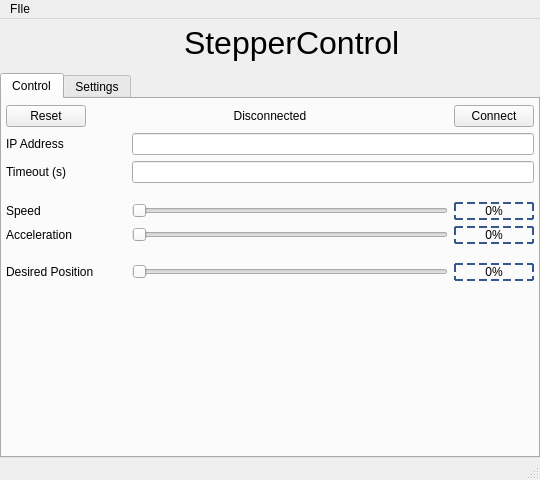
<?xml version="1.0" encoding="UTF-8"?>
<ui version="4.0">
 <class>MainWindow</class>
 <widget class="QMainWindow" name="MainWindow">
  <property name="windowModality">
   <enum>Qt::WindowModal</enum>
  </property>
  <property name="geometry">
   <rect>
    <x>0</x>
    <y>0</y>
    <width>540</width>
    <height>480</height>
   </rect>
  </property>
  <property name="windowTitle">
   <string>MainWindow</string>
  </property>
  <widget class="QWidget" name="centralwidget">
   <property name="sizePolicy">
    <sizepolicy hsizetype="Fixed" vsizetype="Fixed">
     <horstretch>0</horstretch>
     <verstretch>0</verstretch>
    </sizepolicy>
   </property>
   <layout class="QGridLayout" name="gridLayout">
    <property name="leftMargin">
     <number>0</number>
    </property>
    <property name="topMargin">
     <number>0</number>
    </property>
    <property name="rightMargin">
     <number>0</number>
    </property>
    <property name="bottomMargin">
     <number>0</number>
    </property>
    <item row="0" column="0">
     <layout class="QVBoxLayout" name="verticalLayout_2">
      <property name="spacing">
       <number>0</number>
      </property>
      <item>
       <layout class="QHBoxLayout" name="horizontalLayout_2">
        <property name="leftMargin">
         <number>4</number>
        </property>
        <item>
         <spacer name="horizontalSpacer_5">
          <property name="orientation">
           <enum>Qt::Horizontal</enum>
          </property>
          <property name="sizeHint" stdset="0">
           <size>
            <width>40</width>
            <height>20</height>
           </size>
          </property>
         </spacer>
        </item>
        <item>
         <widget class="QLabel" name="iconLabel">
          <property name="sizePolicy">
           <sizepolicy hsizetype="Fixed" vsizetype="Fixed">
            <horstretch>0</horstretch>
            <verstretch>0</verstretch>
           </sizepolicy>
          </property>
          <property name="minimumSize">
           <size>
            <width>40</width>
            <height>40</height>
           </size>
          </property>
          <property name="text">
           <string/>
          </property>
          <property name="scaledContents">
           <bool>true</bool>
          </property>
          <property name="alignment">
           <set>Qt::AlignBottom|Qt::AlignHCenter</set>
          </property>
          <property name="margin">
           <number>4</number>
          </property>
         </widget>
        </item>
        <item>
         <widget class="QLabel" name="titleLabel">
          <property name="minimumSize">
           <size>
            <width>0</width>
            <height>48</height>
           </size>
          </property>
          <property name="font">
           <font>
            <pointsize>24</pointsize>
            <bold>false</bold>
           </font>
          </property>
          <property name="text">
           <string>StepperControl</string>
          </property>
          <property name="indent">
           <number>0</number>
          </property>
         </widget>
        </item>
        <item>
         <spacer name="horizontalSpacer_2">
          <property name="orientation">
           <enum>Qt::Horizontal</enum>
          </property>
          <property name="sizeHint" stdset="0">
           <size>
            <width>40</width>
            <height>20</height>
           </size>
          </property>
         </spacer>
        </item>
       </layout>
      </item>
     </layout>
    </item>
    <item row="1" column="0">
     <layout class="QVBoxLayout" name="verticalLayout_5">
      <property name="spacing">
       <number>0</number>
      </property>
      <item>
       <widget class="QTabWidget" name="tabWidget">
        <property name="statusTip">
         <string/>
        </property>
        <property name="tabPosition">
         <enum>QTabWidget::North</enum>
        </property>
        <property name="tabShape">
         <enum>QTabWidget::Rounded</enum>
        </property>
        <property name="currentIndex">
         <number>0</number>
        </property>
        <widget class="QWidget" name="controlTab">
         <property name="statusTip">
          <string/>
         </property>
         <attribute name="title">
          <string>Control</string>
         </attribute>
         <layout class="QGridLayout" name="gridLayout_5">
          <property name="leftMargin">
           <number>0</number>
          </property>
          <property name="topMargin">
           <number>0</number>
          </property>
          <property name="rightMargin">
           <number>0</number>
          </property>
          <property name="bottomMargin">
           <number>0</number>
          </property>
          <item row="0" column="0">
           <layout class="QVBoxLayout" name="verticalLayout">
            <property name="leftMargin">
             <number>4</number>
            </property>
            <property name="topMargin">
             <number>6</number>
            </property>
            <property name="rightMargin">
             <number>4</number>
            </property>
            <property name="bottomMargin">
             <number>2</number>
            </property>
            <item>
             <layout class="QHBoxLayout" name="horizontalLayout">
              <item>
               <widget class="QPushButton" name="resetButton">
                <property name="statusTip">
                 <string>Reset motor</string>
                </property>
                <property name="text">
                 <string>Reset</string>
                </property>
               </widget>
              </item>
              <item>
               <spacer name="horizontalSpacer_4">
                <property name="orientation">
                 <enum>Qt::Horizontal</enum>
                </property>
                <property name="sizeHint" stdset="0">
                 <size>
                  <width>40</width>
                  <height>20</height>
                 </size>
                </property>
               </spacer>
              </item>
              <item>
               <widget class="QLabel" name="connectionStatus_Label">
                <property name="minimumSize">
                 <size>
                  <width>120</width>
                  <height>0</height>
                 </size>
                </property>
                <property name="statusTip">
                 <string>Status of motor</string>
                </property>
                <property name="frameShape">
                 <enum>QFrame::NoFrame</enum>
                </property>
                <property name="frameShadow">
                 <enum>QFrame::Plain</enum>
                </property>
                <property name="midLineWidth">
                 <number>1</number>
                </property>
                <property name="text">
                 <string>Disconnected</string>
                </property>
                <property name="alignment">
                 <set>Qt::AlignCenter</set>
                </property>
               </widget>
              </item>
              <item>
               <spacer name="horizontalSpacer">
                <property name="orientation">
                 <enum>Qt::Horizontal</enum>
                </property>
                <property name="sizeHint" stdset="0">
                 <size>
                  <width>40</width>
                  <height>20</height>
                 </size>
                </property>
               </spacer>
              </item>
              <item>
               <widget class="QPushButton" name="connectButton">
                <property name="statusTip">
                 <string>Connect to motor at IP address</string>
                </property>
                <property name="text">
                 <string>Connect</string>
                </property>
               </widget>
              </item>
             </layout>
            </item>
            <item>
             <layout class="QGridLayout" name="gridLayout_4">
              <item row="1" column="1">
               <widget class="QLineEdit" name="ipAddress_LineEdit">
                <property name="statusTip">
                 <string>IP address of motor (no port)</string>
                </property>
               </widget>
              </item>
              <item row="3" column="1">
               <spacer name="verticalSpacer_4">
                <property name="orientation">
                 <enum>Qt::Vertical</enum>
                </property>
                <property name="sizeType">
                 <enum>QSizePolicy::Fixed</enum>
                </property>
                <property name="sizeHint" stdset="0">
                 <size>
                  <width>20</width>
                  <height>13</height>
                 </size>
                </property>
               </spacer>
              </item>
              <item row="5" column="0">
               <widget class="QLabel" name="label_6">
                <property name="text">
                 <string>Acceleration</string>
                </property>
               </widget>
              </item>
              <item row="5" column="1">
               <layout class="QHBoxLayout" name="horizontalLayout_5">
                <item>
                 <widget class="QSlider" name="accelPct_Slider">
                  <property name="orientation">
                   <enum>Qt::Horizontal</enum>
                  </property>
                 </widget>
                </item>
                <item>
                 <widget class="QLabel" name="curAccelPct_Label">
                  <property name="minimumSize">
                   <size>
                    <width>80</width>
                    <height>0</height>
                   </size>
                  </property>
                  <property name="styleSheet">
                   <string notr="true">QFrame {
	border: 2px dashed rgb(54, 86, 140);
	font: 700 11pt &quot;Consolas&quot;;
}</string>
                  </property>
                  <property name="text">
                   <string>0%</string>
                  </property>
                  <property name="alignment">
                   <set>Qt::AlignCenter</set>
                  </property>
                 </widget>
                </item>
               </layout>
              </item>
              <item row="7" column="1">
               <layout class="QHBoxLayout" name="horizontalLayout_6">
                <item>
                 <widget class="QSlider" name="posPct_Slider">
                  <property name="orientation">
                   <enum>Qt::Horizontal</enum>
                  </property>
                 </widget>
                </item>
                <item>
                 <widget class="QLabel" name="desiredPosPct_Label">
                  <property name="minimumSize">
                   <size>
                    <width>80</width>
                    <height>0</height>
                   </size>
                  </property>
                  <property name="styleSheet">
                   <string notr="true">QFrame {
	border: 2px dashed rgb(54, 86, 140);
	font: 700 11pt &quot;Consolas&quot;;
}</string>
                  </property>
                  <property name="text">
                   <string>0%</string>
                  </property>
                  <property name="alignment">
                   <set>Qt::AlignCenter</set>
                  </property>
                 </widget>
                </item>
               </layout>
              </item>
              <item row="4" column="1">
               <layout class="QHBoxLayout" name="horizontalLayout_3">
                <item>
                 <widget class="QSlider" name="speedPct_Slider">
                  <property name="orientation">
                   <enum>Qt::Horizontal</enum>
                  </property>
                 </widget>
                </item>
                <item>
                 <widget class="QLabel" name="curSpeedPcnt_Label">
                  <property name="minimumSize">
                   <size>
                    <width>80</width>
                    <height>0</height>
                   </size>
                  </property>
                  <property name="styleSheet">
                   <string notr="true">QFrame {
	border: 2px dashed rgb(54, 86, 140);
	font: 700 11pt &quot;Consolas&quot;;
}</string>
                  </property>
                  <property name="frameShape">
                   <enum>QFrame::Box</enum>
                  </property>
                  <property name="lineWidth">
                   <number>2</number>
                  </property>
                  <property name="text">
                   <string>0%</string>
                  </property>
                  <property name="alignment">
                   <set>Qt::AlignCenter</set>
                  </property>
                 </widget>
                </item>
               </layout>
              </item>
              <item row="1" column="0">
               <widget class="QLabel" name="label">
                <property name="minimumSize">
                 <size>
                  <width>120</width>
                  <height>0</height>
                 </size>
                </property>
                <property name="text">
                 <string>IP Address</string>
                </property>
               </widget>
              </item>
              <item row="4" column="0">
               <widget class="QLabel" name="label_5">
                <property name="text">
                 <string>Speed</string>
                </property>
               </widget>
              </item>
              <item row="8" column="1">
               <spacer name="verticalSpacer_2">
                <property name="orientation">
                 <enum>Qt::Vertical</enum>
                </property>
                <property name="sizeHint" stdset="0">
                 <size>
                  <width>20</width>
                  <height>40</height>
                 </size>
                </property>
               </spacer>
              </item>
              <item row="7" column="0">
               <widget class="QLabel" name="label_7">
                <property name="text">
                 <string>Desired Position</string>
                </property>
               </widget>
              </item>
              <item row="6" column="1">
               <spacer name="verticalSpacer_5">
                <property name="orientation">
                 <enum>Qt::Vertical</enum>
                </property>
                <property name="sizeType">
                 <enum>QSizePolicy::Fixed</enum>
                </property>
                <property name="sizeHint" stdset="0">
                 <size>
                  <width>20</width>
                  <height>13</height>
                 </size>
                </property>
               </spacer>
              </item>
              <item row="2" column="0">
               <widget class="QLabel" name="label_4">
                <property name="text">
                 <string>Timeout (s)</string>
                </property>
               </widget>
              </item>
              <item row="8" column="0">
               <spacer name="verticalSpacer_3">
                <property name="orientation">
                 <enum>Qt::Vertical</enum>
                </property>
                <property name="sizeHint" stdset="0">
                 <size>
                  <width>20</width>
                  <height>40</height>
                 </size>
                </property>
               </spacer>
              </item>
              <item row="2" column="1">
               <widget class="QLineEdit" name="timeout_LineEdit">
                <property name="statusTip">
                 <string>Timeout for connection requests (seconds)</string>
                </property>
                <property name="inputMethodHints">
                 <set>Qt::ImhFormattedNumbersOnly</set>
                </property>
               </widget>
              </item>
             </layout>
            </item>
           </layout>
          </item>
         </layout>
        </widget>
        <widget class="QWidget" name="settingsTab">
         <property name="sizePolicy">
          <sizepolicy hsizetype="Expanding" vsizetype="Expanding">
           <horstretch>0</horstretch>
           <verstretch>0</verstretch>
          </sizepolicy>
         </property>
         <property name="statusTip">
          <string/>
         </property>
         <attribute name="title">
          <string>Settings</string>
         </attribute>
         <layout class="QGridLayout" name="gridLayout_2">
          <property name="leftMargin">
           <number>0</number>
          </property>
          <property name="topMargin">
           <number>0</number>
          </property>
          <property name="rightMargin">
           <number>0</number>
          </property>
          <property name="bottomMargin">
           <number>0</number>
          </property>
          <item row="0" column="0">
           <layout class="QVBoxLayout" name="verticalLayout_6">
            <property name="leftMargin">
             <number>4</number>
            </property>
            <property name="topMargin">
             <number>6</number>
            </property>
            <property name="rightMargin">
             <number>4</number>
            </property>
            <property name="bottomMargin">
             <number>2</number>
            </property>
            <item>
             <layout class="QGridLayout" name="gridLayout_3">
              <item row="0" column="0">
               <widget class="QLabel" name="label_2">
                <property name="minimumSize">
                 <size>
                  <width>120</width>
                  <height>0</height>
                 </size>
                </property>
                <property name="text">
                 <string>Max RPMs</string>
                </property>
               </widget>
              </item>
              <item row="0" column="1">
               <widget class="QLineEdit" name="maxSpeed_LineEdit">
                <property name="sizePolicy">
                 <sizepolicy hsizetype="MinimumExpanding" vsizetype="Fixed">
                  <horstretch>0</horstretch>
                  <verstretch>0</verstretch>
                 </sizepolicy>
                </property>
                <property name="maximumSize">
                 <size>
                  <width>16777215</width>
                  <height>16777215</height>
                 </size>
                </property>
                <property name="statusTip">
                 <string>Max speed of motor in RPMs</string>
                </property>
               </widget>
              </item>
              <item row="2" column="1">
               <spacer name="verticalSpacer">
                <property name="orientation">
                 <enum>Qt::Vertical</enum>
                </property>
                <property name="sizeHint" stdset="0">
                 <size>
                  <width>20</width>
                  <height>40</height>
                 </size>
                </property>
               </spacer>
              </item>
              <item row="1" column="0">
               <widget class="QLabel" name="label_3">
                <property name="statusTip">
                 <string>Acceleration of motor</string>
                </property>
                <property name="text">
                 <string>Max Accel Factor</string>
                </property>
               </widget>
              </item>
              <item row="1" column="1">
               <widget class="QLineEdit" name="maxAccel_LineEdit"/>
              </item>
             </layout>
            </item>
            <item>
             <layout class="QHBoxLayout" name="horizontalLayout_4">
              <item>
               <spacer name="horizontalSpacer_6">
                <property name="orientation">
                 <enum>Qt::Horizontal</enum>
                </property>
                <property name="sizeHint" stdset="0">
                 <size>
                  <width>40</width>
                  <height>20</height>
                 </size>
                </property>
               </spacer>
              </item>
              <item>
               <widget class="QPushButton" name="discardSettingsButton">
                <property name="minimumSize">
                 <size>
                  <width>80</width>
                  <height>0</height>
                 </size>
                </property>
                <property name="statusTip">
                 <string>Discard saved settings</string>
                </property>
                <property name="text">
                 <string>Discard</string>
                </property>
               </widget>
              </item>
              <item>
               <spacer name="horizontalSpacer_3">
                <property name="orientation">
                 <enum>Qt::Horizontal</enum>
                </property>
                <property name="sizeType">
                 <enum>QSizePolicy::Fixed</enum>
                </property>
                <property name="sizeHint" stdset="0">
                 <size>
                  <width>8</width>
                  <height>20</height>
                 </size>
                </property>
               </spacer>
              </item>
              <item>
               <widget class="QPushButton" name="saveSettingsButton">
                <property name="minimumSize">
                 <size>
                  <width>100</width>
                  <height>0</height>
                 </size>
                </property>
                <property name="statusTip">
                 <string>Save modified settings</string>
                </property>
                <property name="text">
                 <string>Save Settings</string>
                </property>
               </widget>
              </item>
             </layout>
            </item>
           </layout>
          </item>
         </layout>
        </widget>
       </widget>
      </item>
     </layout>
    </item>
   </layout>
  </widget>
  <widget class="QMenuBar" name="menuBar">
   <property name="geometry">
    <rect>
     <x>0</x>
     <y>0</y>
     <width>540</width>
     <height>22</height>
    </rect>
   </property>
   <widget class="QMenu" name="menuFIle">
    <property name="title">
     <string>FIle</string>
    </property>
    <addaction name="actionAbout"/>
    <addaction name="actionQuit"/>
   </widget>
   <addaction name="menuFIle"/>
  </widget>
  <widget class="QStatusBar" name="statusBar"/>
  <action name="actionQuit">
   <property name="text">
    <string>Quit</string>
   </property>
  </action>
  <action name="actionAbout">
   <property name="text">
    <string>About</string>
   </property>
  </action>
 </widget>
 <resources/>
 <connections/>
</ui>
